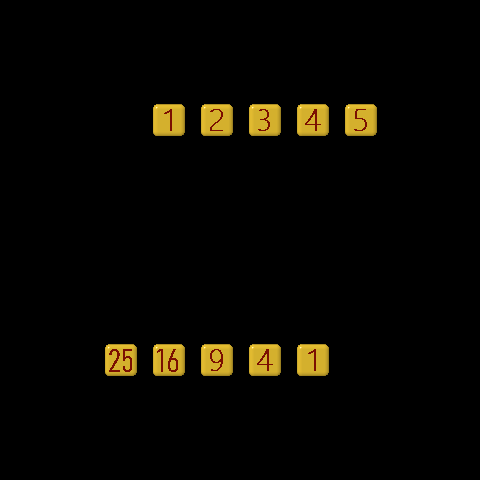

This game map was drawn from its Tiled (.tmx) file and the tilesets committed beside it. A one-line description and the full map source follow:
An orthogonal 10x10 tile map with 48x48 px tiles, 2 tile layers (food, number).

<map version="1.2" tiledversion="1.2.5" orientation="orthogonal" renderorder="right-down" width="10" height="10" tilewidth="48" tileheight="48" infinite="0" nextlayerid="3" nextobjectid="1">
 <tileset firstgid="1" name="0_99" tilewidth="48" tileheight="48" tilecount="110" columns="10">
  <image source="0-99.png" width="480" height="528" />
  <tile id="30">
   <animation>
    <frame tileid="30" duration="200" />
    <frame tileid="31" duration="200" />
    <frame tileid="32" duration="200" />
    <frame tileid="33" duration="200" />
    <frame tileid="34" duration="200" />
    <frame tileid="35" duration="200" />
    <frame tileid="36" duration="200" />
    <frame tileid="37" duration="200" />
   </animation>
  </tile>
  <tile id="44">
   <animation>
    <frame tileid="40" duration="100" />
    <frame tileid="41" duration="100" />
    <frame tileid="42" duration="100" />
    <frame tileid="43" duration="100" />
    <frame tileid="44" duration="100" />
    <frame tileid="45" duration="100" />
    <frame tileid="46" duration="100" />
    <frame tileid="47" duration="100" />
   </animation>
  </tile>
 </tileset>
 <layer id="2" name="food" width="10" height="10">
  <data encoding="csv">
0,0,0,0,0,0,0,0,0,0,
0,0,0,0,0,0,0,0,0,0,
0,0,0,35,35,35,35,35,0,0,
0,0,0,0,0,0,0,0,0,0,
0,0,0,0,0,0,0,0,0,0,
0,0,0,0,0,0,0,0,0,0,
0,0,0,0,0,0,0,0,0,0,
0,0,35,35,35,35,35,0,0,0,
0,0,0,0,0,0,0,0,0,0,
0,0,0,0,0,0,0,0,0,0
</data>
 </layer>
 <layer id="1" name="number" width="10" height="10">
  <data encoding="csv">
0,0,0,0,0,0,0,0,0,0,
0,0,0,0,0,0,0,0,0,0,
0,0,0,2,3,4,5,6,0,0,
0,0,0,0,0,0,0,0,0,0,
0,0,0,0,0,0,0,0,0,0,
0,0,0,0,0,0,0,0,0,0,
0,0,0,0,0,0,0,0,0,0,
0,0,26,17,10,5,2,0,0,0,
0,0,0,0,0,0,0,0,0,0,
0,0,0,0,0,0,0,0,0,0
</data>
 </layer>
</map>
